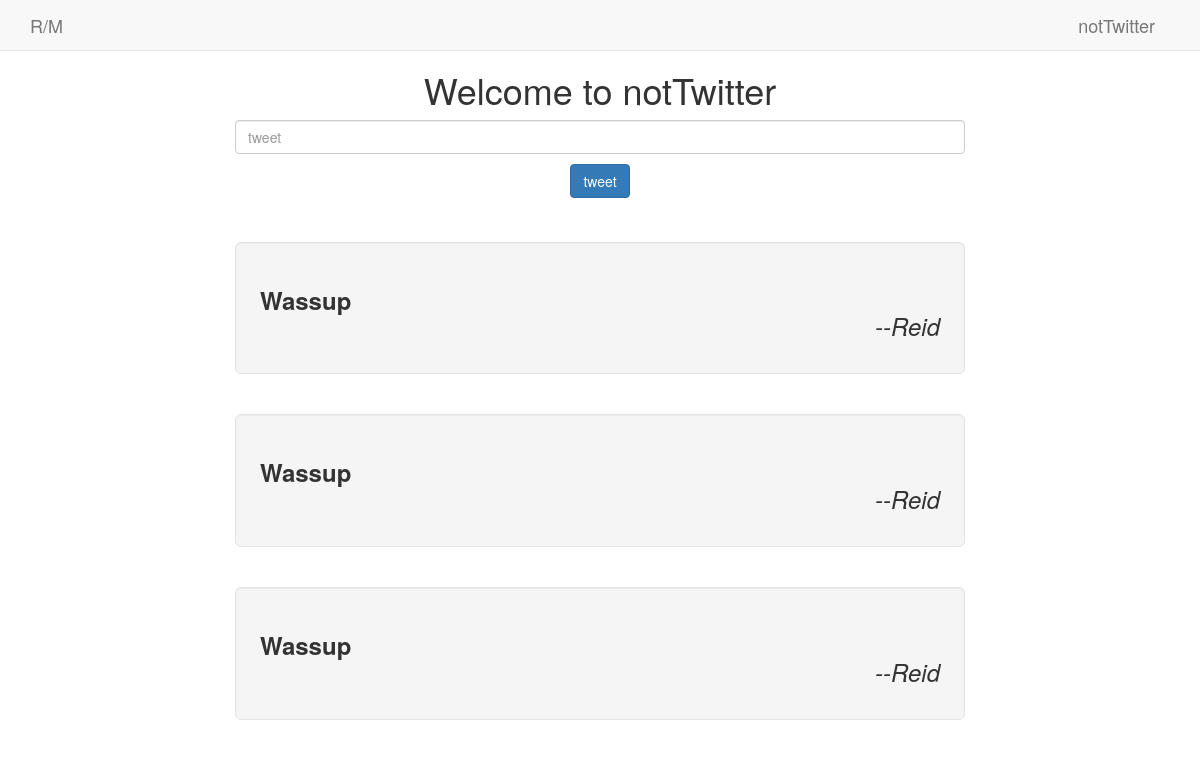
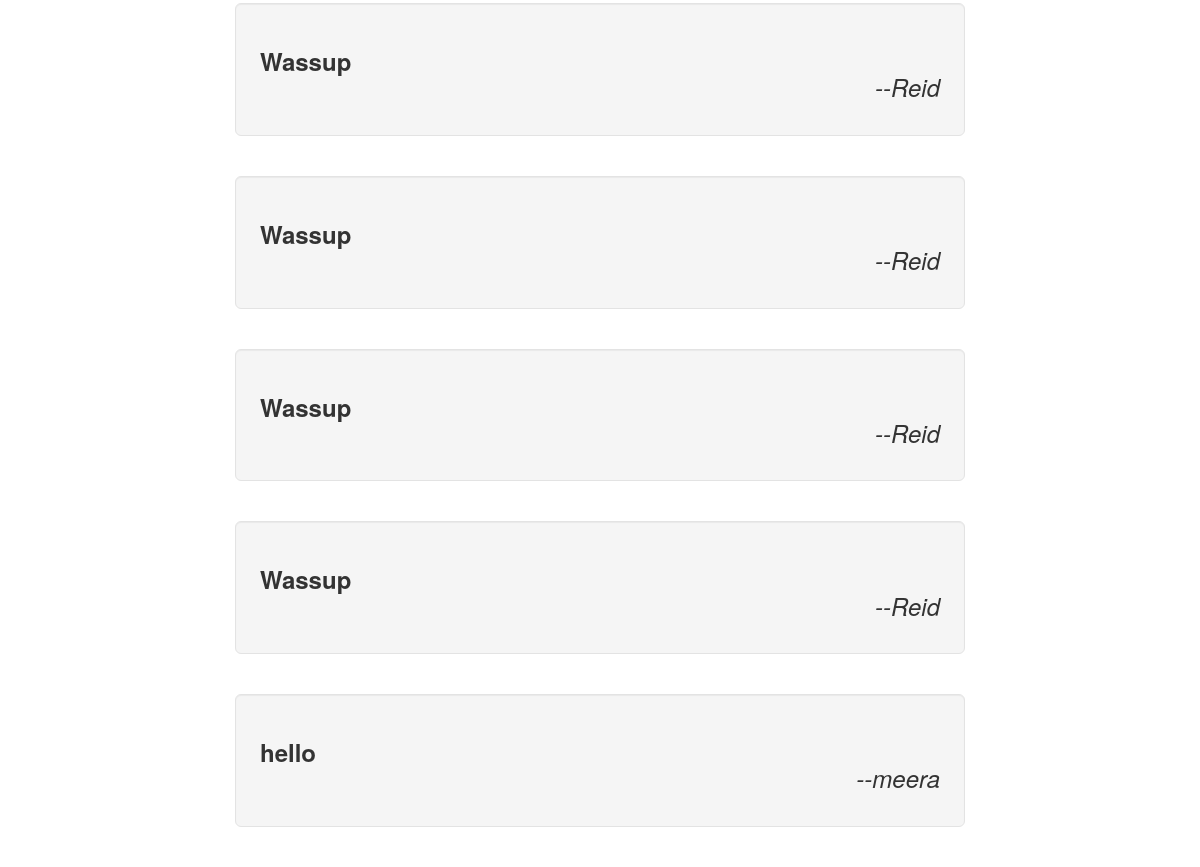
Page /twit/feed on the earlier database version (2 pictures, top to bottom).
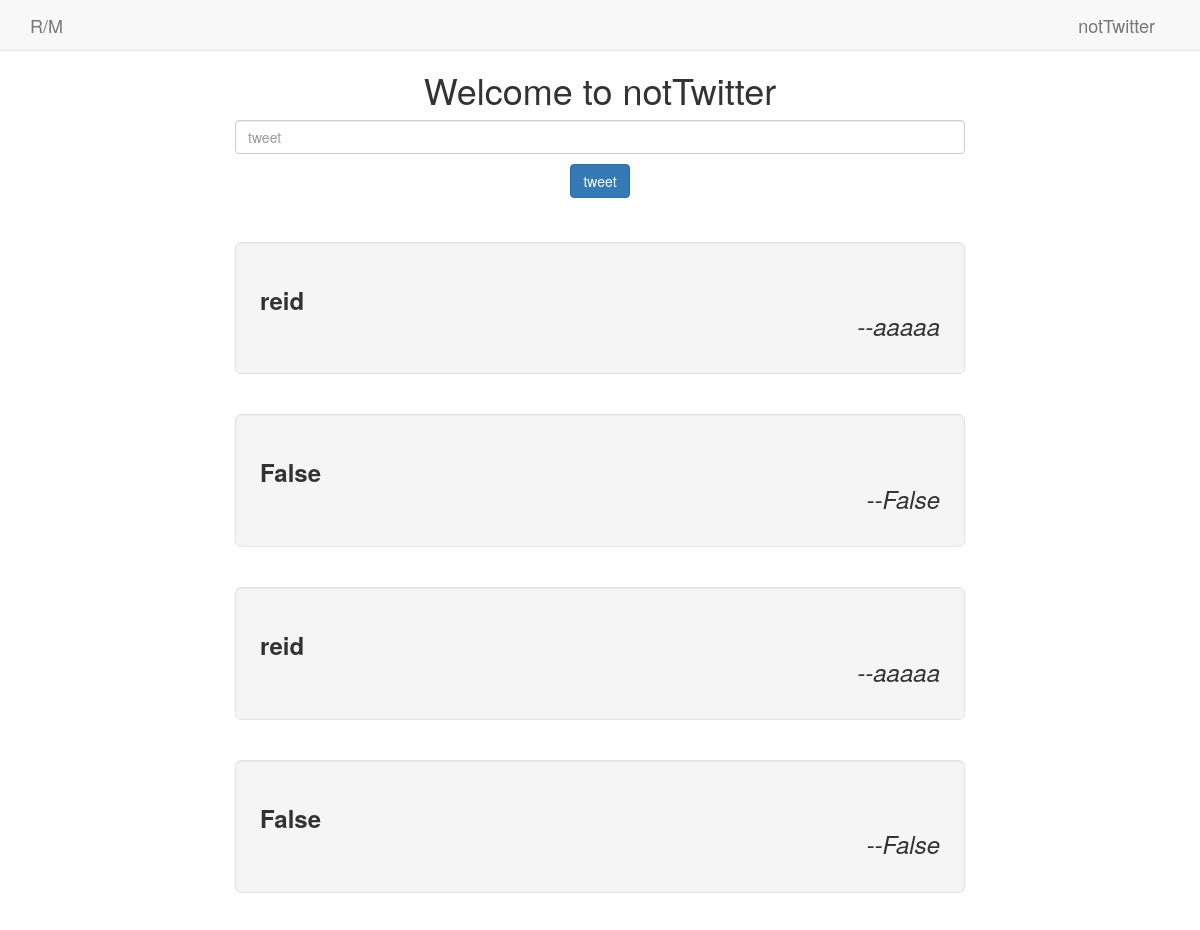
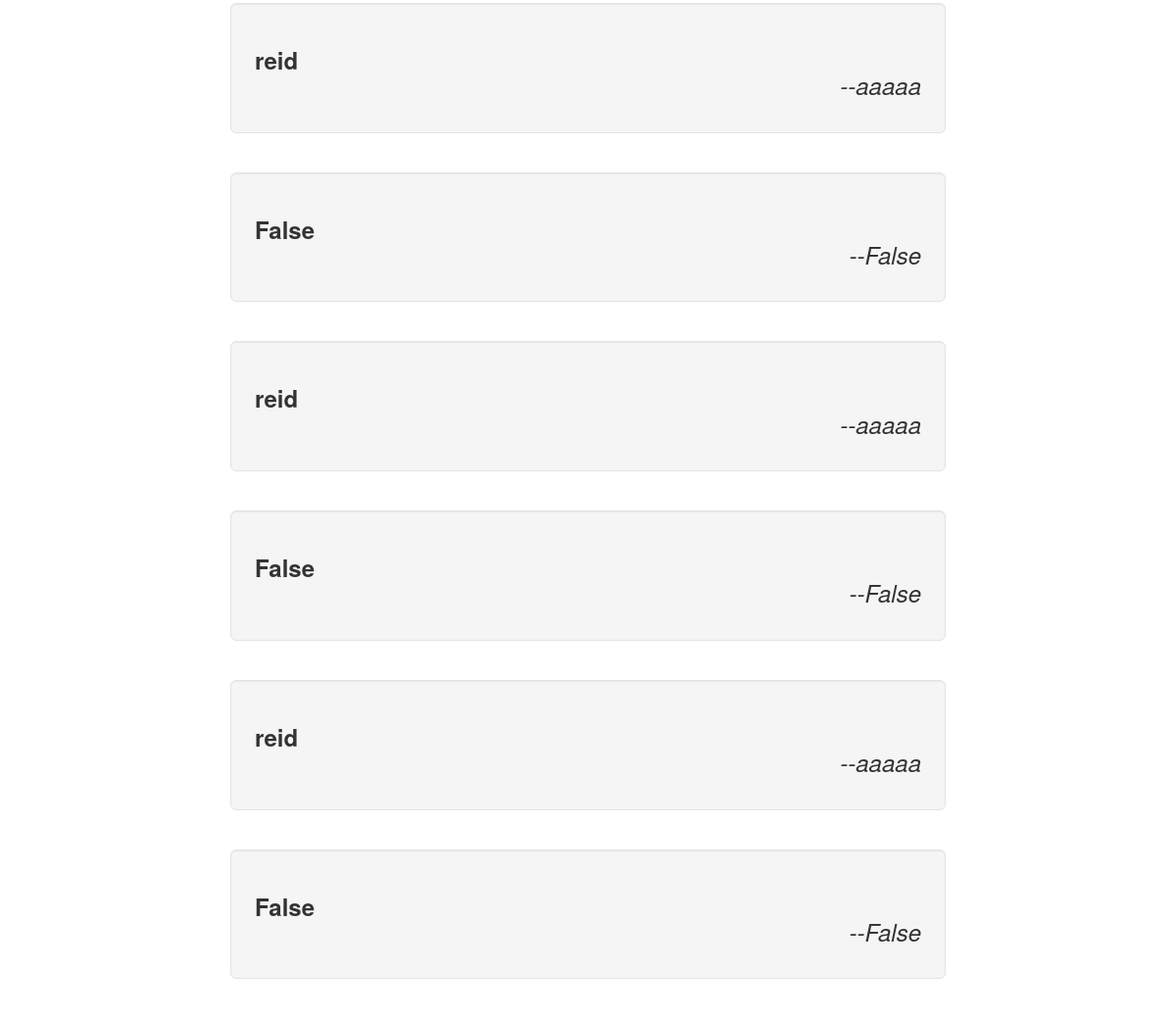
Same page on the later database version (2 pictures, top to bottom).
### twit/models.py (models this page shows, shortened)
class Tweet(models.Model):
    text = models.CharField(max_length=140)
    date = models.DateTimeField('date published')
    name = models.CharField(max_length=12)

### twit/views.py (the view, shortened to what this page needs)
def home(request):
    twit_list = Tweet.objects.order_by('-date')[:10]
    context = { 'twit_list' : twit_list }
    return render(request, 'twit/index.html', context)

### twit/templates/twit/index.html (shortened to what this page needs)
<html>
<head>
        <link rel="stylesheet" href="https://maxcdn.bootstrapcdn.com/bootstrap/3.3.1/css/bootstrap.min.css">
</head>
<body>
        <nav class="navbar navbar-default navbar-fixed-top" role="navigation">
                <div class = "container">
                        <div class = ".navbar-header">
                                <a class="navbar-brand" href= "http://www.reidkilgore.me" >R/M</a>
                        </div>
                                <div class = "navbar-header navbar-right">
                                        <a class="navbar-brand"href="https://github.com/ARKilgore/DjangoTwitterClone">notTwitter</a>
					</div>
                        </div>
        </nav>
        <div class="content container" style="margin-top:50px" >
                <div class="col-md-2"></div>
                <div class="col-md-8"style="text-align:center">
                        <h1>Welcome to notTwitter</h1>
                                <form action="{% url 'tweet'  %}" method="POST">
                                        <input name="twit_text" class="form-control" type="text" placeholder="tweet" ></input>
                                        <input type="submit" value="tweet" class="btn btn-primary" style="margin-top:10px">
                                </form>
                </div>
                <div class="col-md-2"></div>
                </div>
                <br>
        <div class = "content container" style="margin-top:10px">
                <div class="col-md-2">
                </div>
                <div class="col-md-8"style="text-align:center">
                        {% if twit_list %}
                        {% for twit in twit_list %}
                                <div class="well well-lg">
                                        <h3>
                                                <strong class="pull-left">
                                                        {{ twit.text }}
                                                </strong>
                                                <br>
                                                <em class="pull-right">--{{ twit.name }}</em>
                                                <br>
                                        </h3>
                                </div>
                                <br>
                        {% endfor %}
                        {% else %}
                        <h1>There are no tweets!</h1>
                        {% endif %}
                </div>
        </div>
</body>
</html>

Differences in the rows shown:
removed Tweet: text "Wassup", name "Reid"
removed Tweet: text "Wassup", name "Reid"
removed Tweet: text "Wassup", name "Reid"
removed Tweet: text "Wassup", name "Reid"
removed Tweet: text "Wassup", name "Reid"
removed Tweet: text "Wassup", name "Reid"
no longer on this page (row edited): Tweet: text "Wassup", name "Reid"
no longer on this page (row edited): Tweet: text "hello", name "meera"
added Tweet: text "reid", name "aaaaa"
added Tweet: text "False", name "False"
added Tweet: text "reid", name "aaaaa"
added Tweet: text "False", name "False"
added Tweet: text "reid", name "aaaaa"
added Tweet: text "False", name "False"
added Tweet: text "reid", name "aaaaa"
added Tweet: text "False", name "False"
added Tweet: text "reid", name "aaaaa"
added Tweet: text "False", name "False"
